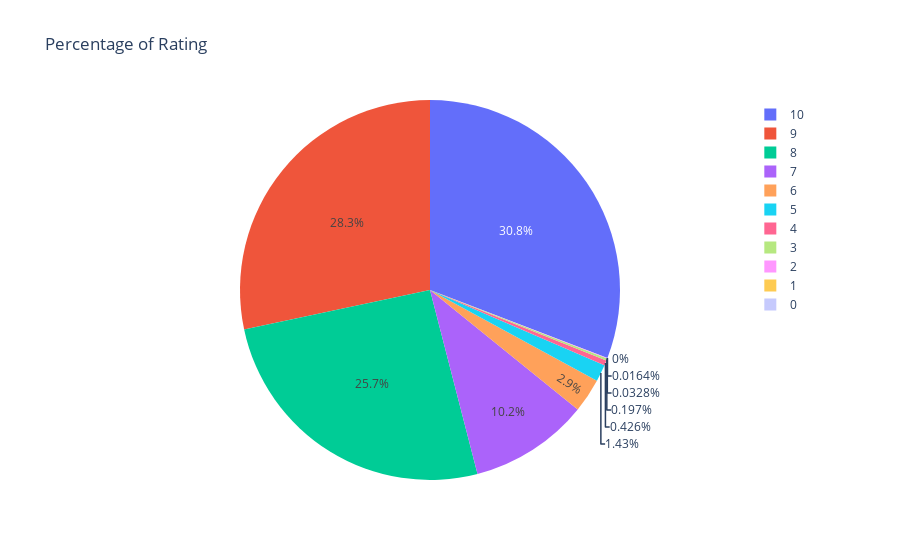

The notebook cell this image was saved under:
### Markdown cell above
## _Percentage of each Rating_

### Code cell
fig = px.pie(data, values=data['Rating'], names=data['Rating'], title='Percentage of Rating')
fig.show()

### Figure 1 — Plotly figure (JSON) as saved in the notebook; plotly's stock layout.template omitted (floating-point values rounded to 4 significant figures; data arrays with more than 128 entries replaced by an {"elided": "..."} marker saying what was removed)
{"data": [{"domain": {"x": [0, 1], "y": [0, 1]}, "hovertemplate": "Rating=%{value}<extra></extra>", "labels": {"elided": "1450 int values"}, "legendgroup": "", "name": "", "showlegend": true, "type": "pie", "values": {"elided": "1450 int values"}}], "layout": {"legend": {"tracegroupgap": 0}, "title": {"text": "Percentage of Rating"}}}
